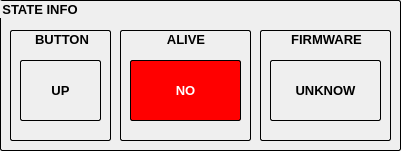
   <widget class="QGroupBox" name="groupBox_14">
    <property name="geometry">
     <rect>
      <x>880</x>
      <y>10</y>
      <width>401</width>
      <height>151</height>
     </rect>
    </property>
    <property name="font">
     <font>
      <pointsize>10</pointsize>
      <bold>true</bold>
     </font>
    </property>
    <property name="styleSheet">
     <string notr="true">QGroupBox {
    border: 1px solid gray;
    border-color: black;
    border-radius: 2px;
}</string>
    </property>
    <property name="title">
     <string>STATE INFO</string>
    </property>
    <widget class="QGroupBox" name="groupBox_15">
     <property name="geometry">
      <rect>
       <x>10</x>
       <y>30</y>
       <width>101</width>
       <height>111</height>
      </rect>
     </property>
     <property name="font">
      <font>
       <pointsize>10</pointsize>
       <bold>true</bold>
      </font>
     </property>
     <property name="styleSheet">
      <string notr="true">QGroupBox {
    border: 1px solid gray;
    border-color: black;
    border-radius: 2px;
}</string>
     </property>
     <property name="title">
      <string>BUTTON</string>
     </property>
     <property name="alignment">
      <set>Qt::AlignCenter</set>
     </property>
     <widget class="QLabel" name="EstadoBotonLabel">
      <property name="geometry">
       <rect>
        <x>10</x>
        <y>30</y>
        <width>81</width>
        <height>61</height>
       </rect>
      </property>
      <property name="font">
       <font>
        <family>Arial</family>
        <pointsize>10</pointsize>
        <italic>false</italic>
        <bold>true</bold>
       </font>
      </property>
      <property name="styleSheet">
       <string notr="true">border: 1px solid gray;
border-color: black;
border-radius: 2px;</string>
      </property>
      <property name="frameShape">
       <enum>QFrame::Box</enum>
      </property>
      <property name="frameShadow">
       <enum>QFrame::Plain</enum>
      </property>
      <property name="lineWidth">
       <number>1</number>
      </property>
      <property name="text">
       <string>UP</string>
      </property>
      <property name="alignment">
       <set>Qt::AlignCenter</set>
      </property>
     </widget>
    </widget>
    <widget class="QGroupBox" name="groupBox_17">
     <property name="geometry">
      <rect>
       <x>120</x>
       <y>30</y>
       <width>131</width>
       <height>111</height>
      </rect>
     </property>
     <property name="font">
      <font>
       <pointsize>10</pointsize>
       <bold>true</bold>
      </font>
     </property>
     <property name="styleSheet">
      <string notr="true">QGroupBox {
    border: 1px solid gray;
    border-color: black;
    border-radius: 2px;
}</string>
     </property>
     <property name="title">
      <string>ALIVE</string>
     </property>
     <property name="alignment">
      <set>Qt::AlignCenter</set>
     </property>
     <widget class="QLabel" name="AliveLabel">
      <property name="geometry">
       <rect>
        <x>10</x>
        <y>30</y>
        <width>111</width>
        <height>61</height>
       </rect>
      </property>
      <property name="font">
       <font>
        <family>Arial</family>
        <pointsize>10</pointsize>
        <italic>false</italic>
        <bold>true</bold>
       </font>
      </property>
      <property name="styleSheet">
       <string notr="true">border: 1px solid gray;
border-color: black;
border-radius: 2px;
background-color: red;
color: white;</string>
      </property>
      <property name="frameShape">
       <enum>QFrame::Box</enum>
      </property>
      <property name="frameShadow">
       <enum>QFrame::Plain</enum>
      </property>
      <property name="lineWidth">
       <number>1</number>
      </property>
      <property name="text">
       <string>NO</string>
      </property>
      <property name="alignment">
       <set>Qt::AlignCenter</set>
      </property>
     </widget>
    </widget>
    <widget class="QGroupBox" name="groupBox_16">
     <property name="geometry">
      <rect>
       <x>260</x>
       <y>30</y>
       <width>131</width>
       <height>111</height>
      </rect>
     </property>
     <property name="font">
      <font>
       <pointsize>10</pointsize>
       <bold>true</bold>
      </font>
     </property>
     <property name="styleSheet">
      <string notr="true">QGroupBox {
    border: 1px solid gray;
    border-color: black;
    border-radius: 2px;
}</string>
     </property>
     <property name="title">
      <string>FIRMWARE</string>
     </property>
     <property name="alignment">
      <set>Qt::AlignCenter</set>
     </property>
     <widget class="QLabel" name="FirmwareLabel">
      <property name="geometry">
       <rect>
        <x>10</x>
        <y>30</y>
        <width>111</width>
        <height>61</height>
       </rect>
      </property>
      <property name="font">
       <font>
        <family>Arial</family>
        <pointsize>10</pointsize>
        <italic>false</italic>
        <bold>true</bold>
       </font>
      </property>
      <property name="styleSheet">
       <string notr="true">border: 1px solid gray;
border-color: black;
border-radius: 2px;</string>
      </property>
      <property name="frameShape">
       <enum>QFrame::Box</enum>
      </property>
      <property name="frameShadow">
       <enum>QFrame::Plain</enum>
      </property>
      <property name="lineWidth">
       <number>1</number>
      </property>
      <property name="text">
       <string>UNKNOW</string>
      </property>
      <property name="alignment">
       <set>Qt::AlignCenter</set>
      </property>
     </widget>
    </widget>
   </widget>
